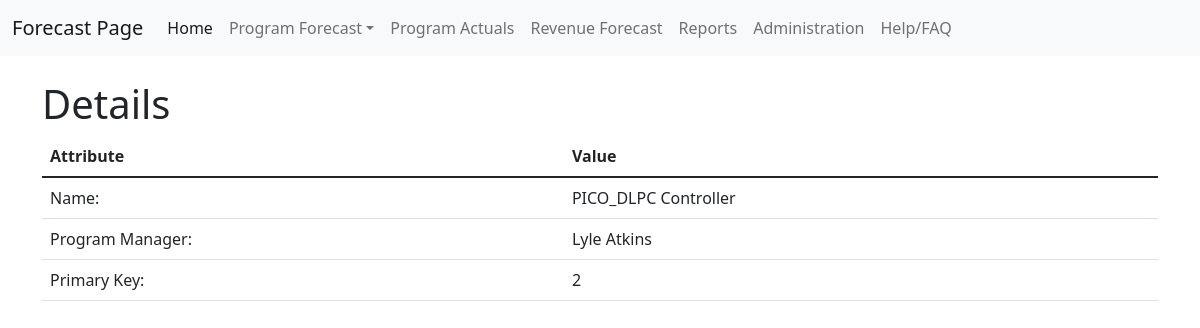
/program/detail/2, run on the app's committed database.
### forecast/models.py (models this page shows, shortened)
class Program(models.Model):
    program = models.CharField(max_length=100)
    program_manager = models.CharField(max_length = 100)
    forecast_this_cycle = models.BooleanField(default=True)
    sbe_2 = models.ForeignKey('Sbe_2', on_delete=models.CASCADE)

### forecast/views.py (the view)
# urls.py: path('program/detail/<int:pk>', views.ProgramDetailView.as_view(), name = 'program_detail'),
class ProgramDetailView(DetailView):
    model=Program

### forecast/templates/forecast/program_detail.html
{% extends 'base.html' %}
{% block body_block %}
<h1>Test</h1>
<div class="container">
  <br>
  <h1>Details</h1>
  <table class = 'table'>
    <thead>
      <th>Attribute</th>
      <th>Value</th>
    </thead>
    <tbody>
      <tr>
        <td>Name:</td>
        <td>{{program.program}}</td>
      </tr>
      <tr>
        <td>Program Manager:</td>
        <td>{{program.program_manager}}</td>
      </tr>
      <tr>
        <td>Primary Key:</td>
        <td>{{program.pk}}</td>
      </tr>
    </tbody>
  </table>
</div>
{% endblock %}

### data on the page
Program: program "PICO_DLPC Controller", program_manager "Lyle Atkins", pk "2"
